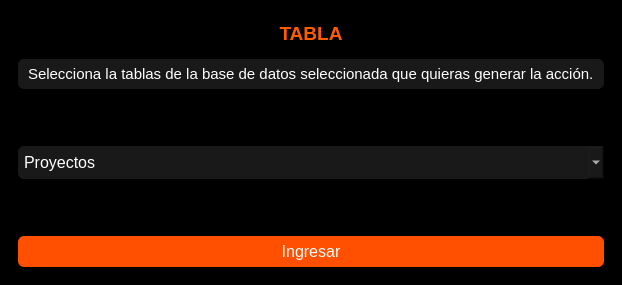
<?xml version="1.0" encoding="UTF-8"?>
<ui version="4.0">
 <class>MainWindow</class>
 <widget class="QMainWindow" name="MainWindow">
  <property name="geometry">
   <rect>
    <x>0</x>
    <y>0</y>
    <width>600</width>
    <height>285</height>
   </rect>
  </property>
  <property name="windowTitle">
   <string>MainWindow</string>
  </property>
  <property name="styleSheet">
   <string notr="true">background-color: rgb(0, 0, 0);
color: rgb(255, 255, 255);</string>
  </property>
  <widget class="QWidget" name="centralwidget">
   <property name="styleSheet">
    <string notr="true">color: rgb(255, 255, 255);</string>
   </property>
   <layout class="QGridLayout" name="gridLayout_2">
    <item row="0" column="0">
     <widget class="QWidget" name="widget" native="true">
      <property name="palette">
       <palette>
        <active>
         <colorrole role="WindowText">
          <brush brushstyle="SolidPattern">
           <color alpha="255">
            <red>255</red>
            <green>255</green>
            <blue>255</blue>
           </color>
          </brush>
         </colorrole>
         <colorrole role="Button">
          <brush brushstyle="SolidPattern">
           <color alpha="255">
            <red>0</red>
            <green>0</green>
            <blue>0</blue>
           </color>
          </brush>
         </colorrole>
         <colorrole role="Text">
          <brush brushstyle="SolidPattern">
           <color alpha="255">
            <red>255</red>
            <green>255</green>
            <blue>255</blue>
           </color>
          </brush>
         </colorrole>
         <colorrole role="ButtonText">
          <brush brushstyle="SolidPattern">
           <color alpha="255">
            <red>255</red>
            <green>255</green>
            <blue>255</blue>
           </color>
          </brush>
         </colorrole>
         <colorrole role="Base">
          <brush brushstyle="SolidPattern">
           <color alpha="255">
            <red>0</red>
            <green>0</green>
            <blue>0</blue>
           </color>
          </brush>
         </colorrole>
         <colorrole role="Window">
          <brush brushstyle="SolidPattern">
           <color alpha="255">
            <red>0</red>
            <green>0</green>
            <blue>0</blue>
           </color>
          </brush>
         </colorrole>
         <colorrole role="ToolTipText">
          <brush brushstyle="SolidPattern">
           <color alpha="255">
            <red>255</red>
            <green>255</green>
            <blue>255</blue>
           </color>
          </brush>
         </colorrole>
         <colorrole role="PlaceholderText">
          <brush brushstyle="NoBrush">
           <color alpha="128">
            <red>255</red>
            <green>255</green>
            <blue>255</blue>
           </color>
          </brush>
         </colorrole>
        </active>
        <inactive>
         <colorrole role="WindowText">
          <brush brushstyle="SolidPattern">
           <color alpha="255">
            <red>255</red>
            <green>255</green>
            <blue>255</blue>
           </color>
          </brush>
         </colorrole>
         <colorrole role="Button">
          <brush brushstyle="SolidPattern">
           <color alpha="255">
            <red>0</red>
            <green>0</green>
            <blue>0</blue>
           </color>
          </brush>
         </colorrole>
         <colorrole role="Text">
          <brush brushstyle="SolidPattern">
           <color alpha="255">
            <red>255</red>
            <green>255</green>
            <blue>255</blue>
           </color>
          </brush>
         </colorrole>
         <colorrole role="ButtonText">
          <brush brushstyle="SolidPattern">
           <color alpha="255">
            <red>255</red>
            <green>255</green>
            <blue>255</blue>
           </color>
          </brush>
         </colorrole>
         <colorrole role="Base">
          <brush brushstyle="SolidPattern">
           <color alpha="255">
            <red>0</red>
            <green>0</green>
            <blue>0</blue>
           </color>
          </brush>
         </colorrole>
         <colorrole role="Window">
          <brush brushstyle="SolidPattern">
           <color alpha="255">
            <red>0</red>
            <green>0</green>
            <blue>0</blue>
           </color>
          </brush>
         </colorrole>
         <colorrole role="ToolTipText">
          <brush brushstyle="SolidPattern">
           <color alpha="255">
            <red>255</red>
            <green>255</green>
            <blue>255</blue>
           </color>
          </brush>
         </colorrole>
         <colorrole role="PlaceholderText">
          <brush brushstyle="NoBrush">
           <color alpha="128">
            <red>255</red>
            <green>255</green>
            <blue>255</blue>
           </color>
          </brush>
         </colorrole>
        </inactive>
        <disabled>
         <colorrole role="WindowText">
          <brush brushstyle="SolidPattern">
           <color alpha="255">
            <red>255</red>
            <green>255</green>
            <blue>255</blue>
           </color>
          </brush>
         </colorrole>
         <colorrole role="Button">
          <brush brushstyle="SolidPattern">
           <color alpha="255">
            <red>0</red>
            <green>0</green>
            <blue>0</blue>
           </color>
          </brush>
         </colorrole>
         <colorrole role="Text">
          <brush brushstyle="SolidPattern">
           <color alpha="255">
            <red>255</red>
            <green>255</green>
            <blue>255</blue>
           </color>
          </brush>
         </colorrole>
         <colorrole role="ButtonText">
          <brush brushstyle="SolidPattern">
           <color alpha="255">
            <red>255</red>
            <green>255</green>
            <blue>255</blue>
           </color>
          </brush>
         </colorrole>
         <colorrole role="Base">
          <brush brushstyle="SolidPattern">
           <color alpha="255">
            <red>0</red>
            <green>0</green>
            <blue>0</blue>
           </color>
          </brush>
         </colorrole>
         <colorrole role="Window">
          <brush brushstyle="SolidPattern">
           <color alpha="255">
            <red>0</red>
            <green>0</green>
            <blue>0</blue>
           </color>
          </brush>
         </colorrole>
         <colorrole role="ToolTipText">
          <brush brushstyle="SolidPattern">
           <color alpha="255">
            <red>255</red>
            <green>255</green>
            <blue>255</blue>
           </color>
          </brush>
         </colorrole>
         <colorrole role="PlaceholderText">
          <brush brushstyle="NoBrush">
           <color alpha="128">
            <red>255</red>
            <green>255</green>
            <blue>255</blue>
           </color>
          </brush>
         </colorrole>
        </disabled>
       </palette>
      </property>
      <property name="styleSheet">
       <string notr="true">QPushButton {
    background-color: #28a745;
    color: white;
    border-radius: 6px;
    padding: 6px;
}
QPushButton:hover {
    background-color: #218838;
}

background-color: #F0F0F0;</string>
      </property>
      <layout class="QGridLayout" name="gridLayout">
       <item row="5" column="0">
        <widget class="QComboBox" name="comboBox_tabla">
         <property name="font">
          <font>
           <pointsize>12</pointsize>
          </font>
         </property>
         <property name="styleSheet">
          <string notr="true">background-color: rgb(25, 25, 25);
color: white;
border-radius: 6px;
padding: 6px;
alternate-background-color: rgb(25, 25, 25);</string>
         </property>
         <property name="editable">
          <bool>false</bool>
         </property>
         <property name="frame">
          <bool>true</bool>
         </property>
         <item>
          <property name="text">
           <string>Proyectos</string>
          </property>
         </item>
         <item>
          <property name="text">
           <string>Tareas</string>
          </property>
         </item>
         <item>
          <property name="text">
           <string>Clientes</string>
          </property>
         </item>
        </widget>
       </item>
       <item row="4" column="0">
        <spacer name="verticalSpacer">
         <property name="orientation">
          <enum>Qt::Vertical</enum>
         </property>
         <property name="sizeHint" stdset="0">
          <size>
           <width>20</width>
           <height>20</height>
          </size>
         </property>
        </spacer>
       </item>
       <item row="7" column="0">
        <widget class="QPushButton" name="pushButton_ingresartabla">
         <property name="font">
          <font>
           <pointsize>12</pointsize>
          </font>
         </property>
         <property name="styleSheet">
          <string notr="true">background-color: rgb(255, 79, 0);
color: white;
border-radius: 6px;
padding: 6px;
</string>
         </property>
         <property name="text">
          <string>Ingresar</string>
         </property>
        </widget>
       </item>
       <item row="1" column="0">
        <widget class="QTextBrowser" name="textBrowser">
         <property name="maximumSize">
          <size>
           <width>16777215</width>
           <height>35</height>
          </size>
         </property>
         <property name="styleSheet">
          <string notr="true">background-color: rgb(0, 0, 0);</string>
         </property>
         <property name="frameShape">
          <enum>QFrame::NoFrame</enum>
         </property>
         <property name="html">
          <string>&lt;!DOCTYPE HTML PUBLIC &quot;-//W3C//DTD HTML 4.0//EN&quot; &quot;http://www.w3.org/TR/REC-html40/strict.dtd&quot;&gt;
&lt;html&gt;&lt;head&gt;&lt;meta name=&quot;qrichtext&quot; content=&quot;1&quot; /&gt;&lt;style type=&quot;text/css&quot;&gt;
p, li { white-space: pre-wrap; }
&lt;/style&gt;&lt;/head&gt;&lt;body style=&quot; font-family:'MS Shell Dlg 2'; font-size:8.25pt; font-weight:400; font-style:normal;&quot;&gt;
&lt;p align=&quot;center&quot; style=&quot; margin-top:0px; margin-bottom:0px; margin-left:0px; margin-right:0px; -qt-block-indent:0; text-indent:0px;&quot;&gt;&lt;span style=&quot; font-size:14pt; font-weight:600; color:#ff5c00;&quot;&gt;TABLA&lt;/span&gt;&lt;/p&gt;&lt;/body&gt;&lt;/html&gt;</string>
         </property>
        </widget>
       </item>
       <item row="2" column="0">
        <widget class="QLabel" name="label">
         <property name="font">
          <font>
           <pointsize>11</pointsize>
          </font>
         </property>
         <property name="layoutDirection">
          <enum>Qt::LeftToRight</enum>
         </property>
         <property name="styleSheet">
          <string notr="true">background-color: rgb(25, 25, 25);
color: white;
border-radius: 6px;
padding: 6px;
</string>
         </property>
         <property name="frameShadow">
          <enum>QFrame::Sunken</enum>
         </property>
         <property name="text">
          <string>Selecciona la tablas de la base de datos seleccionada que quieras generar la acción.</string>
         </property>
        </widget>
       </item>
       <item row="6" column="0">
        <spacer name="verticalSpacer_2">
         <property name="orientation">
          <enum>Qt::Vertical</enum>
         </property>
         <property name="sizeHint" stdset="0">
          <size>
           <width>20</width>
           <height>40</height>
          </size>
         </property>
        </spacer>
       </item>
      </layout>
     </widget>
    </item>
   </layout>
  </widget>
 </widget>
 <resources/>
 <connections/>
</ui>
